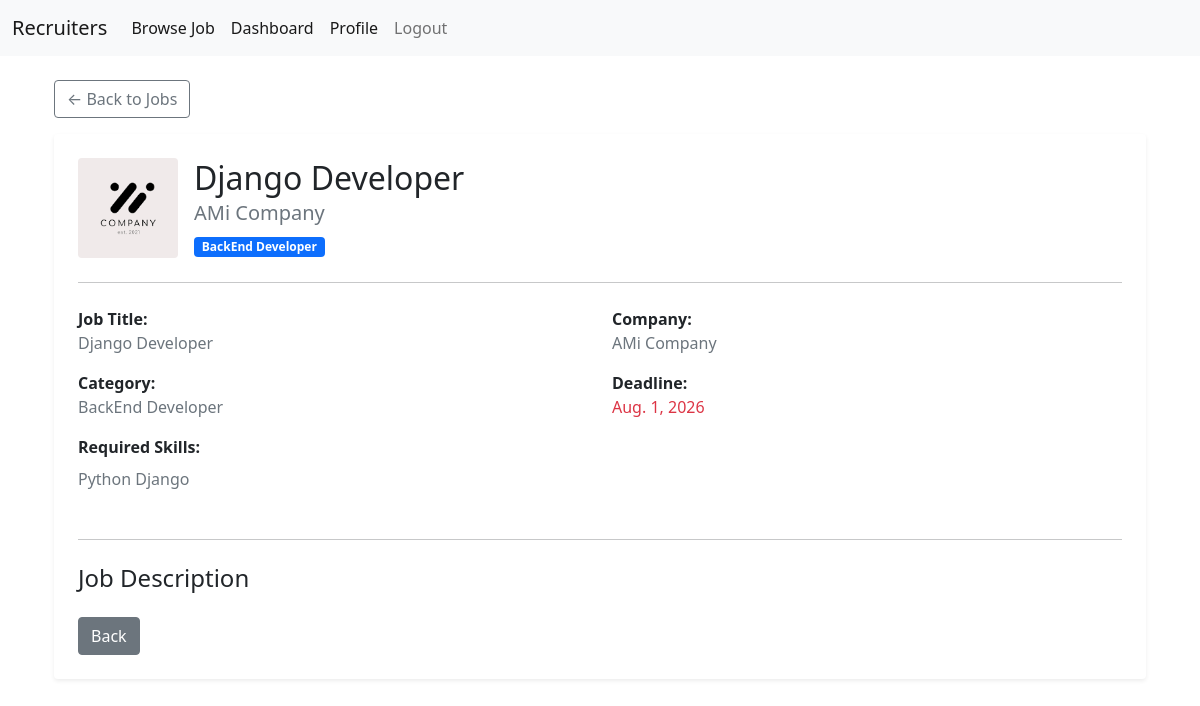
The app's page /job-details/1/ (signed in) with its own data.
### JobPortalApp/models.py (models this page shows, shortened)
class UserModel(AbstractUser):
    USER_TYPES = [
        ('Recruiters','Recruiters'),
        ('Jobseekers','Jobseekers'),
    ]
    display_name = models.CharField(max_length=120,null=True)
    user_type = models.CharField(choices=USER_TYPES,max_length=20,null=True)

class JobPostModel(models.Model):
    title = models.CharField(max_length=100,null=True)
    numer_of_opening = models.PositiveBigIntegerField(null=True)
    category = models.ForeignKey(
        categoryModel,
        on_delete=models.CASCADE,
        null=True
        )
    post_by = models.ForeignKey(
        RecruitersModel,
        on_delete=models.CASCADE,
        related_name='job_post_info',
        null=True
        )
    desciption = models.TextField(null=True)
    skill_set = models.CharField(null=True)
    deadline = models.DateField(null=True)
    created_at = models.DateField(auto_now_add=True,null=True)
    updated_at = models.DateField(auto_now_add=True,null=True)

class RecruitersModel(models.Model):
    recruiter = models.OneToOneField(
        UserModel,
        on_delete=models.CASCADE,
        related_name='recruiter_profile',
        null=True
        )
    company_name = models.CharField(null=True)
    address = models.TextField(null=True)
    contract = models.CharField(max_length=20,null=True)
    logo = models.ImageField(upload_to='company_logo',null=True)
    created_at = models.DateField(auto_now_add=True,null=True)
    updated_at = models.DateField(auto_now_add=True,null=True)

class categoryModel(models.Model):
    name = models.CharField(max_length=100,null=True)

### JobPortalApp/views.py (the view)
# urls.py: path('job-details/<int:id>/',job_details,name='job_details'),
def job_details(request, id):
    job = JobPostModel.objects.get(id=id)
    context = {
        'job': job
    }
    return render(request, 'job-details.html', context)

### JobPortalApp/templates/job-details.html (shortened to what this page needs)
{% extends 'master/base.html' %}
{% block content %}
<div class="container mt-4">
    <div class="mb-3">
        <a href="{% url 'browse_job' %}" class="btn btn-outline-secondary">
            ← Back to Jobs
        </a>
    </div>
    <div class="card shadow-sm border-0">
        <div class="card-body p-4">
            <div class="d-flex align-items-center mb-4">
                <div class="me-3">
                    {% if job.post_by.logo %}
                        <img
                            src="{{ job.post_by.logo.url }}"
                            alt="{{ job.post_by.company_name }}"
                            class="rounded"
                            style="width:100px; height:100px; object-fit:cover;"
                        >
                    {% endif %}
                </div>
                <div>
                    <h2 class="mb-1">{{ job.title }}</h2>
                    <h5 class="text-muted mb-2">
                        {{ job.post_by.company_name }}
                    </h5>
                    <span class="badge bg-primary">
                        {{ job.category.name }}
                    </span>
                </div>
            </div>
            <hr>
            <div class="row mt-4">
                <div class="col-md-6 mb-3">
                    <strong>Job Title:</strong>
                    <p class="text-muted mb-0">
                        {{ job.title }}
                    </p>
                </div>
                <div class="col-md-6 mb-3">
                    <strong>Company:</strong>
                    <p class="text-muted mb-0">
                        {{ job.post_by.company_name }}
                    </p>
                </div>
                <div class="col-md-6 mb-3">
                    <strong>Category:</strong>
                    <p class="text-muted mb-0">
                        {{ job.category.name }}
                    </p>
                </div>
                <div class="col-md-6 mb-3">
                    <strong>Deadline:</strong>
                    <p class="text-danger mb-0">
                        {{ job.deadline }}
                    </p>
                </div>
                <div class="col-md-12 mb-3">
                    <strong>Required Skills:</strong>
                    <p class="text-muted mt-2">
                        {{ job.skill_set }}
                    </p>
                </div>
            </div>
            <hr>
            <div class="mt-4">
                <h4 class="mb-3">Job Description</h4>
            </div>
            <div class="mt-4">
                <a
                    href="{% url 'browse_job' %}" class="btn btn-secondary">Back
                </a>
            </div>
        </div>
    </div>
</div>
{% endblock %}

### JobPortalApp/templates/master/nav.html (shortened to what this page needs)
<nav class="navbar navbar-expand-lg navbar-light bg-light">
  <div class="container-fluid">
    <a class="navbar-brand" href="#">{{request.user.user_type}}</a>
    <div class="collapse navbar-collapse" id="navbarNav">
      <ul class="navbar-nav">
        <li class="nav-item">
          <a class="nav-link active" aria-current="page" href="{% url 'browse_job' %}">Browse Job</a>
        </li>
         {% if request.user.is_authenticated  %}
        <li class="nav-item">
          <a class="nav-link active" aria-current="page" href="{% url 'dashboard' %}">Dashboard</a>
        </li>
        <li class="nav-item">
          <a class="nav-link active" aria-current="page" href="{% url 'profile_view' %}">Profile</a>
        </li>
        <li class="nav-item">
          <a class="nav-link" href="{% url 'logout_page' %}">Logout</a>
        </li>
        {% endif %}
      </ul>
    </div>
  </div>
</nav>

### records on screen
UserModel: user.user_type "Recruiters"
JobPostModel: post_by.logo (picture), title "Django Developer", post_by.company_name "AMi Company", category.name "BackEnd Developer", deadline "Aug. 1, 2026", skill_set "Python Django"
